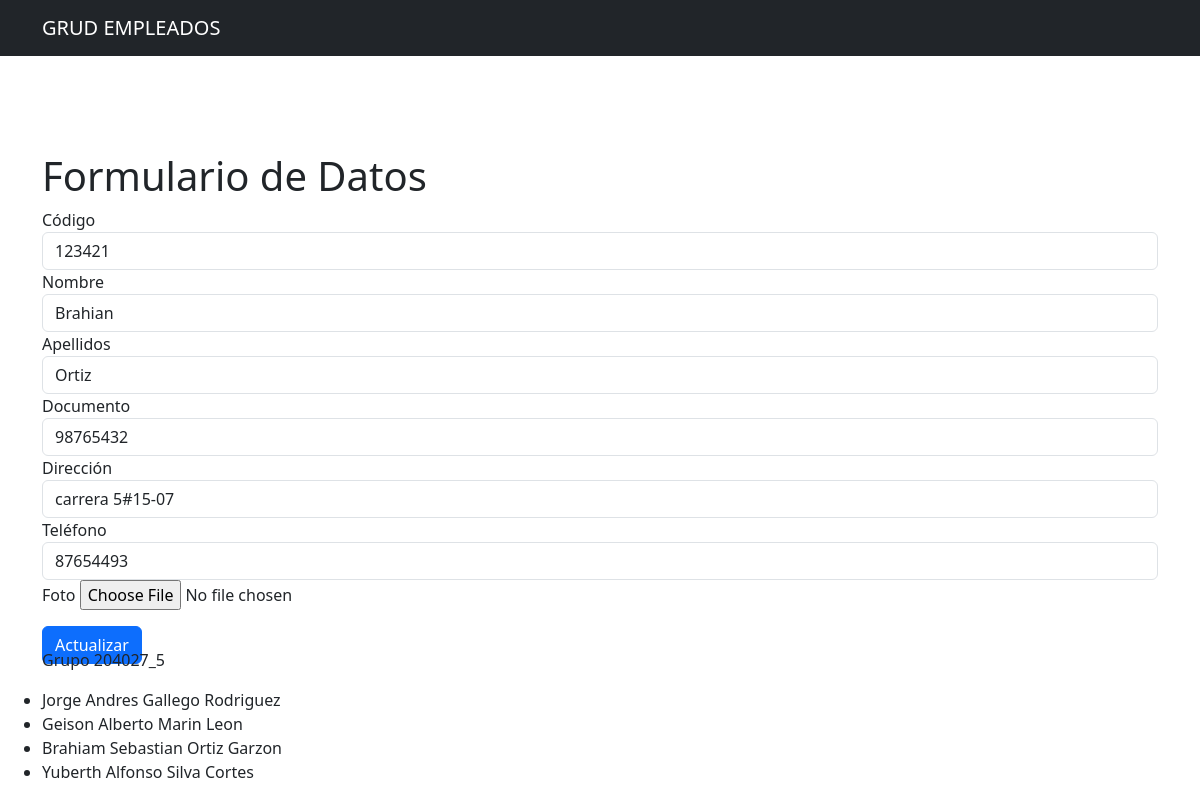
The app's page /actualizar.php?codigo=123421 with its own data.
### tables this page shows
CREATE TABLE `empleados` (
  `Codigo` int NOT NULL,
  `Nombre` varchar(50) NOT NULL,
  `Apellidos` varchar(50) NOT NULL,
  `Documento` varchar(20) NOT NULL,
  `Direccion` varchar(100) NOT NULL,
  `Telefono` varchar(15) NOT NULL,
  `Foto` longblob NOT NULL
);

### actualizar.php (the view, shortened to what this page needs)
<?php
include("conexion.php");
include("includes/header.php");
$codigo = $_GET['codigo'];
$query = "SELECT * FROM empleados WHERE Codigo = '$codigo'";
$result = mysqli_query($conn, $query);
if (mysqli_num_rows($result) > 0) {
    $row = mysqli_fetch_assoc($result);
} else {
    echo "No se encontró el registro.";
    exit();
}
?>
<div class="container">
    <h1 class="mt-5">Formulario de Datos</h1>
    <form action="actualizar.php?codigo=<?php echo $_GET['codigo']?>" method="post" enctype="multipart/form-data">
        <div class="form-group">
            <label for="codigo">Código</label>
            <input type="text" class="form-control" id="codigo" name="codigo" value="<?php echo $row['Codigo']; ?>" readonly>
        </div>
        <div class="form-group">
            <label for="nombre">Nombre</label>
            <input type="text" class="form-control" id="nombre" name="nombre" value="<?php echo $row['Nombre']; ?>">
        </div>
        <div class="form-group">
            <label for="apellidos">Apellidos</label>
            <input type="text" class="form-control" id="apellidos" name="apellidos" value="<?php echo $row['Apellidos']; ?>">
        </div>
        <div class="form-group">
            <label for="documento">Documento</label>
            <input type="text" class="form-control" id="documento" name="documento" value="<?php echo $row['Documento']; ?>">
        </div>
        <div class="form-group">
            <label for="direccion">Dirección</label>
            <input type="text" class="form-control" id="direccion" name="direccion" value="<?php echo $row['Direccion']; ?>">
        </div>
        <div class="form-group">
            <label for="telefono">Teléfono</label>
            <input type="tel" class="form-control" id="telefono" name="telefono" value="<?php echo $row['Telefono']; ?>">
        </div>
        <div class="form-group">
            <label for="foto">Foto</label>
            <input type="file" class="form-control-file" id="foto" name="foto">
        </div>
        <div class="form-group mt-3">
            <button type="submit" class="btn btn-primary" name="actualizar">Actualizar</button>
        </div>
    </form>
</div>
<?php include("includes/footer.php");?>

### records on screen
empleados: codigo "123421", nombre "Brahian", apellidos "Ortiz", documento "98765432", direccion "carrera 5#15-07", telefono "87654493"
